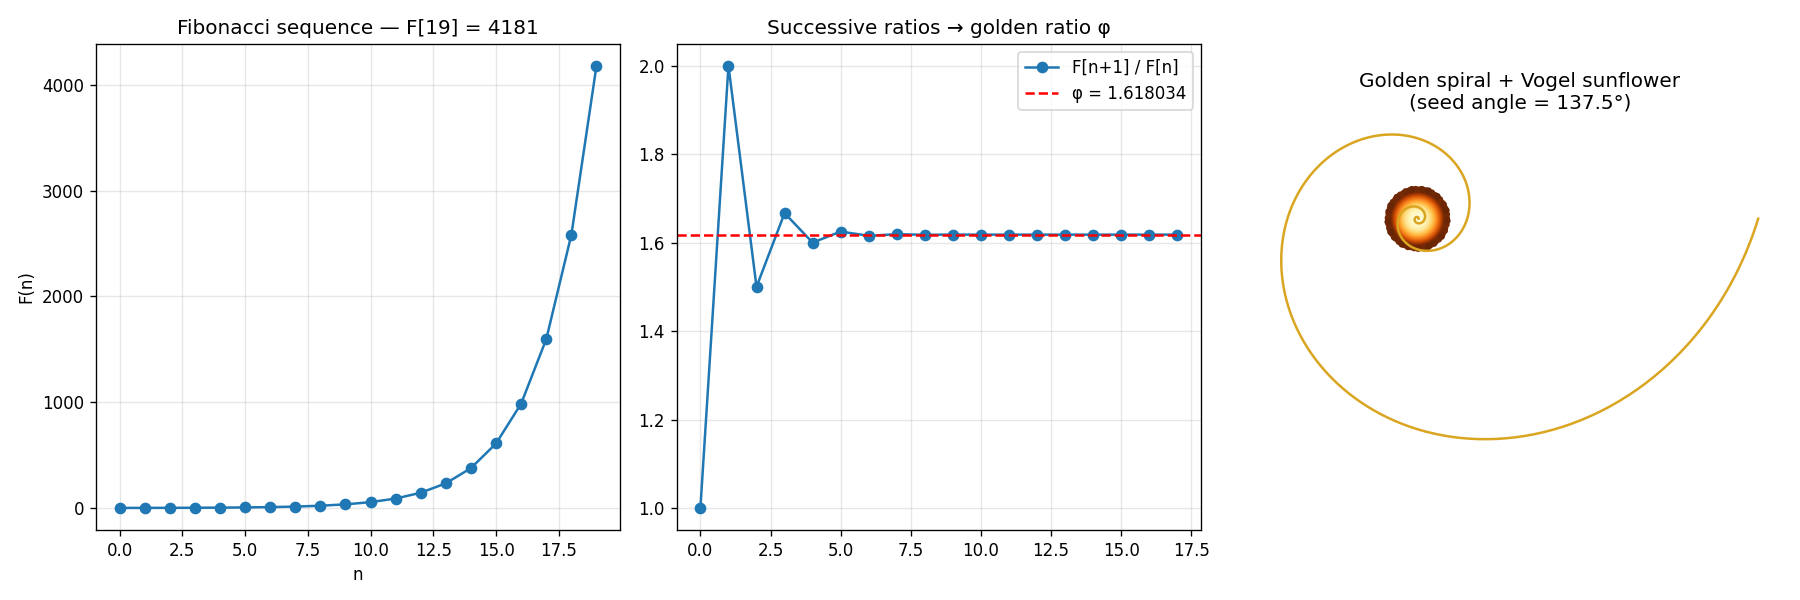

This figure's Python source:
"""Fibonacci → Golden Spiral → Sunflower seed packing.

Leonardo of Pisa (Fibonacci, 1202) introduced the rabbit-population sequence
in Liber Abaci. Six centuries later, biologists noticed the same ratio
(1.618...) in pinecones, sunflowers, and nautilus shells. Vogel (1979)
showed why: a seed arriving at the golden angle (~137.5°) packs the disk
most efficiently — no two seeds align radially, so none are wasted.
"""
import math
from pathlib import Path

import matplotlib.pyplot as plt
import torch

n = 20
fib = torch.zeros(n, dtype=torch.long)
fib[0], fib[1] = 0, 1
for i in range(2, n):
    fib[i] = fib[i - 1] + fib[i - 2]

ratios = fib[2:].float() / fib[1:-1].float()
phi = (1 + math.sqrt(5)) / 2

theta = torch.linspace(0, 6 * math.pi, 1000)
r = phi ** (theta / (math.pi / 2))
spiral_x = r * torch.cos(theta)
spiral_y = r * torch.sin(theta)

N = 800
k = torch.arange(1, N + 1, dtype=torch.float)
golden_angle = math.pi * (3 - math.sqrt(5))
sun_r = torch.sqrt(k)
sun_theta = k * golden_angle
sun_x = sun_r * torch.cos(sun_theta)
sun_y = sun_r * torch.sin(sun_theta)

fig, axes = plt.subplots(1, 3, figsize=(15, 5))

axes[0].plot(range(n), fib.numpy(), "o-")
axes[0].set_title(f"Fibonacci sequence — F[19] = {fib[-1].item()}")
axes[0].set_xlabel("n")
axes[0].set_ylabel("F(n)")
axes[0].grid(alpha=0.3)

axes[1].plot(range(len(ratios)), ratios.numpy(), "o-", label="F[n+1] / F[n]")
axes[1].axhline(phi, color="r", ls="--", label=f"φ = {phi:.6f}")
axes[1].set_title("Successive ratios → golden ratio φ")
axes[1].legend()
axes[1].grid(alpha=0.3)

axes[2].plot(spiral_x.numpy(), spiral_y.numpy(), color="goldenrod", lw=1.5)
axes[2].scatter(sun_x.numpy(), sun_y.numpy(), c=k.numpy(), cmap="YlOrBr", s=10)
axes[2].set_aspect("equal")
axes[2].set_title("Golden spiral + Vogel sunflower\n(seed angle = 137.5°)")
axes[2].axis("off")

plt.tight_layout()
out = Path(__file__).with_suffix(".png")
plt.savefig(out, dpi=120)
print(f"Saved: {out}")
